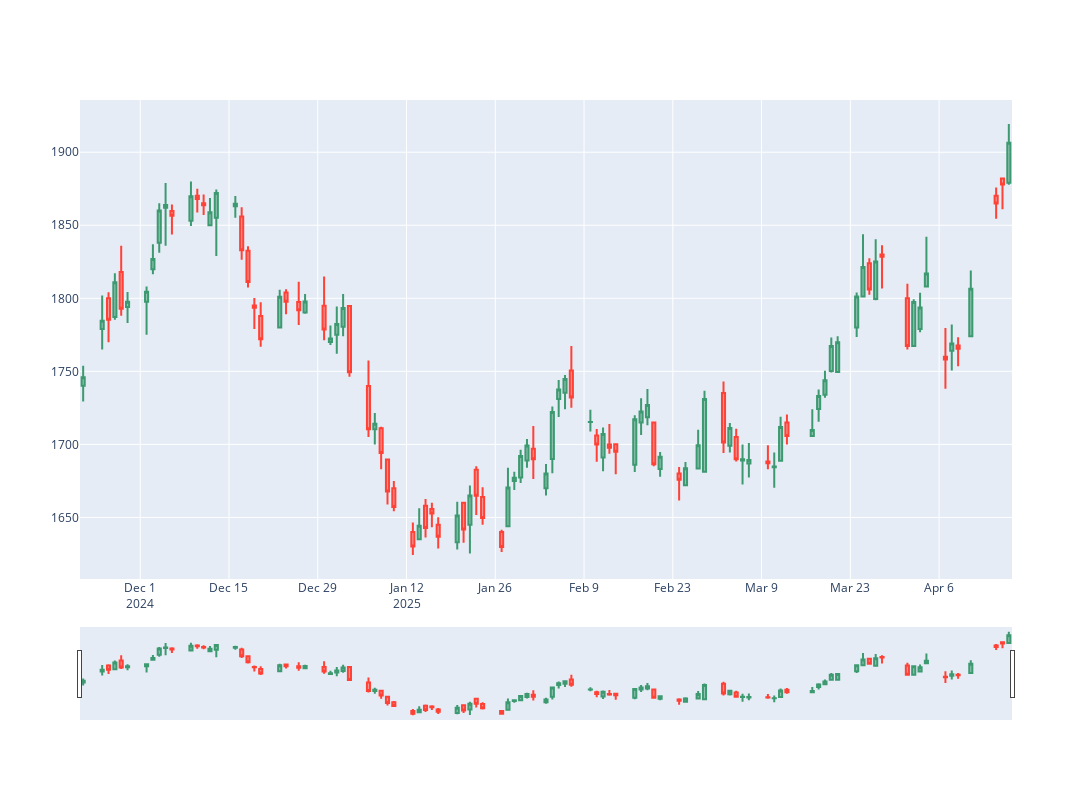

Notebook code for this chart:
### Code cell
fig3 = client.candlestick_chart(df3)
fig3.show()
